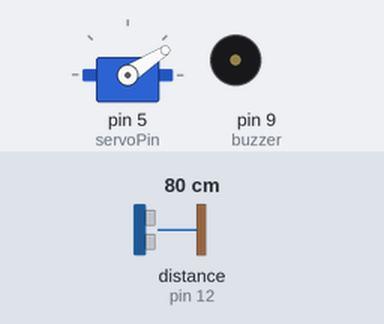
A sketch run on a simulated Arduino Uno, built with avr-gcc and run on an emulated ATmega328P. Shown: servo, buzzer (waves = sounding). Wiring (inferred from the names in the program): ultrasonic range finder: trigger pin 11; echo pin 12. The test bench sets the inputs (shaded band); at power-on: distance to the obstacle (sensor on pin 12) 80 cm. The echo pulse lasts 58.3 µs per cm; what the sketch prints to the serial monitor is not drawn.

Above: at 1.2 s.
1.3 s: distance to the obstacle (sensor on pin 12) set to 16 cm
At 1.75 s:
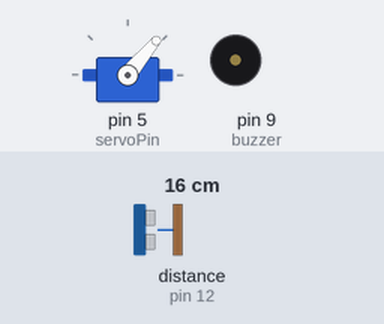
4.3 s: distance to the obstacle (sensor on pin 12) set to 13 cm
At 4.61 s:
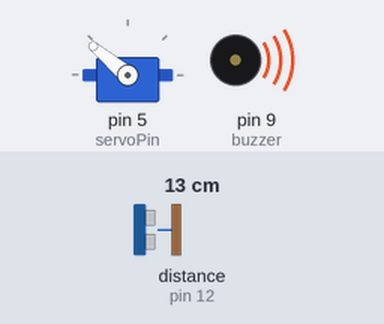
7.3 s: distance to the obstacle (sensor on pin 12) set to 2 cm
10.3 s: distance to the obstacle (sensor on pin 12) set to 250 cm
At 12.11 s:
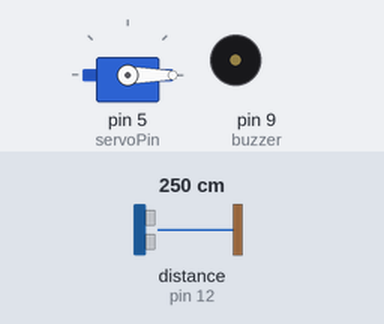
Timing chart, 0 to 20.0 s (numbered marks = the images above; inputs shaded):
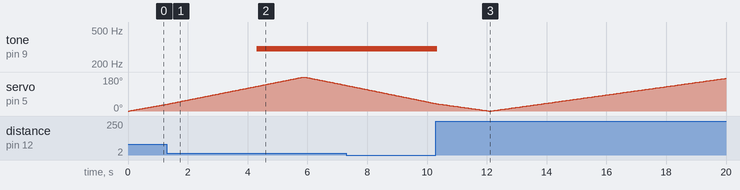

Measured:
- the behaviour switches between 15 and 14 cm on distance to the obstacle (sensor on pin 12) (found by bisection; images 1 and 2)
- after the input at 4.3 s, tone on pin 9 (buzzer): silent → 300 Hz at once
- after the input at 10.3 s, tone on pin 9 (buzzer): 300 Hz → silent at once

The sketch:

Danan_Radar_Servo_and_Ultrasonic_Sensor_2.0.ino
```cpp
#include <Servo.h>

Servo myServo;

int servoPin = 5;
int trigPin = 11;
int echoPin = 12;
int buzzer = 9;
const unsigned int buzzer_frequency = 300;

int pos = 0;
long duration;
float distanceCm;

void setup() {
  myServo.attach(servoPin);
  pinMode(trigPin, OUTPUT);
  pinMode(buzzer, OUTPUT);
  pinMode(echoPin, INPUT);
  Serial.begin(9600);
}

void loop() {
  for (pos = 0; pos <= 180; pos += 1) {
    myServo.write(pos);
    delay(30);
    distanceCm = getDistance();
    printReading();
  }

  // Sweep back from 180 to 0 degrees
  for (pos = 180; pos >= 0; pos -= 1) {
    myServo.write(pos);
    delay(30);
    distanceCm = getDistance();
    printReading();
  }
}

float getDistance() {
  digitalWrite(trigPin, LOW);
  delayMicroseconds(2);
  digitalWrite(trigPin, HIGH);
  delayMicroseconds(10);
  digitalWrite(trigPin, LOW);


  duration = pulseIn(echoPin, HIGH, 30000);

  if (duration == 0) {
    return -1;
  }

  float distance = duration * 0.0343 / 2;
  return distance;
}

void printReading() {
  Serial.print("Angle: ");
  Serial.print(pos);
  Serial.print(" deg, Distance: ");
  if (distanceCm < 0) {
    Serial.println("Out of range");
  } else if (distanceCm < 14) {
    tone(buzzer, buzzer_frequency);
  } else if (distanceCm >=14) {
    noTone (buzzer);
  } else {
    Serial.print(distanceCm);
    Serial.println(" cm");
  }
}
```
